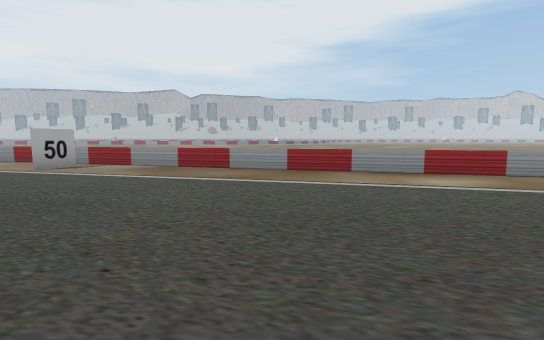
[1] (above)

14 first-person views from a walk through a scene from a Unity 3-D project. The camera is 1.4 m above the floor, tilts 6° down and sees 85° across. The floor is counted in squares, 2 m on a side. Each view is taken from the middle of a square. On the plan, view 1 faces up. The plan holds only what a view shows up to about 10 squares ahead; the rest is blank. The place goes on beyond the plan.

[2]
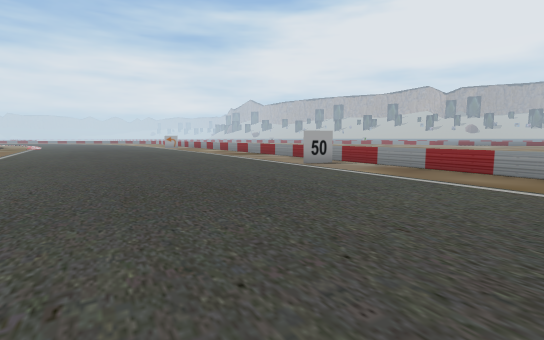

[3]
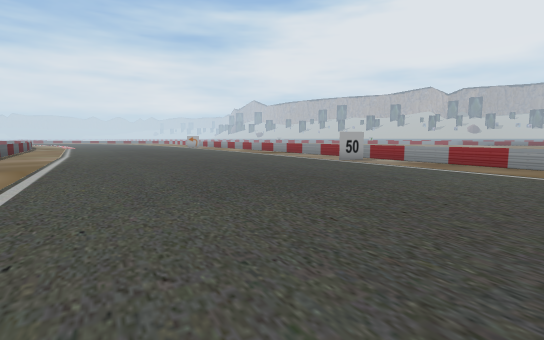

[4]
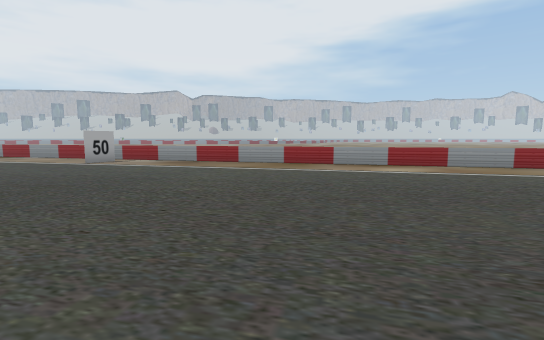

[5]
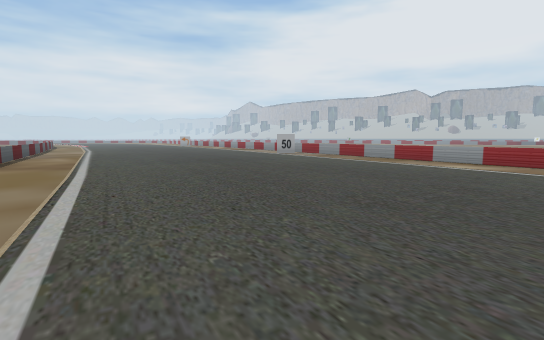

[6]
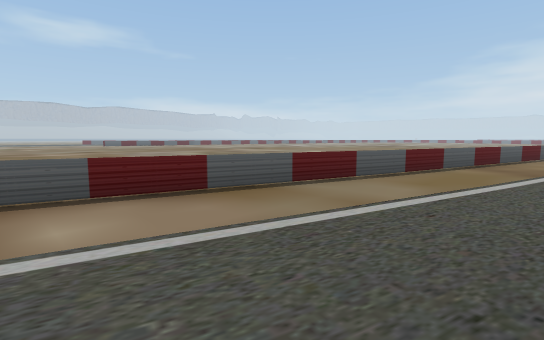

[7]
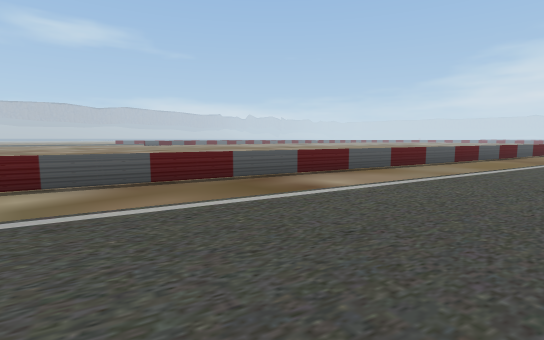

[8]
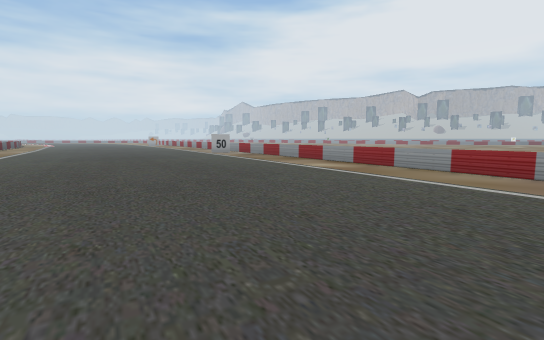

[9]
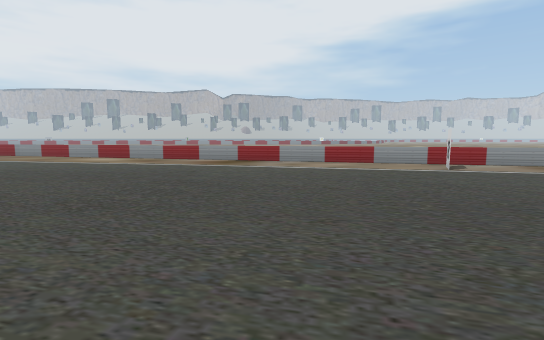

[10]
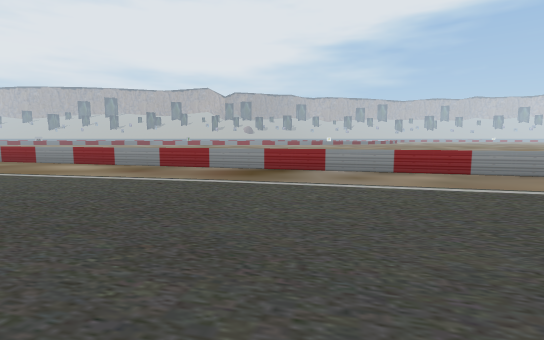

[11]
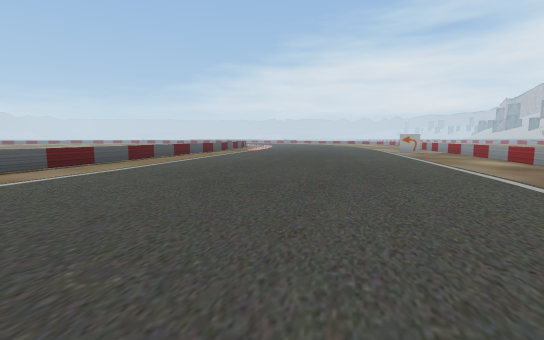

[12]
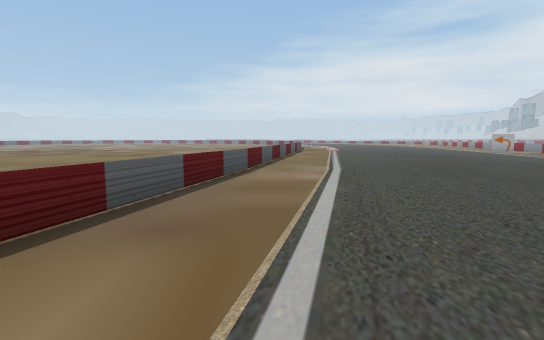

[13]
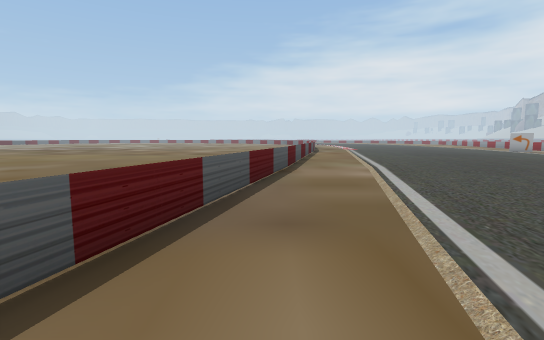

[14]
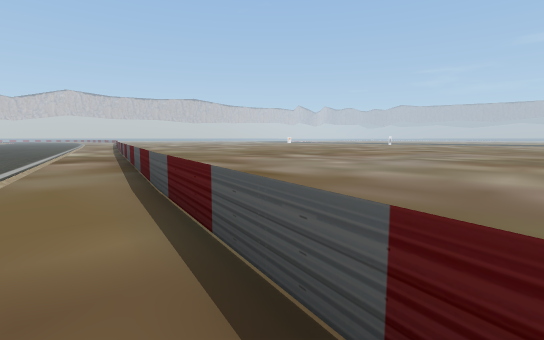

### Floor plan
Points are (right, up) in squares from view 1. A wall is a line through its corners. A room is listed if a view was taken in it or the views show most of it. See-through windows are left out.
Room 1 (views 1, 2, 3, 4, 5, 6, 7, 8, 9, 10, 11, 12, 13, 14)
walls: (-5.8, 7) (-5.3, 8) (-5.8, 7)
low walls: (-17.1, -0.9) (-2.1, -4.7) (7.8, -7.6); (7.7, 5.1) (-17.6, 12.1)

Positions as (right, up) in squares from view 1, and headings:
1: (0, 0), facing up
2: (0, 0), facing up-left
3: (0, -2), facing up-left
4: (0, -2), facing up
5: (5, -4), facing up-left
6: (4, -2), facing down-left
7: (8, -2), facing down-left
8: (8, -2), facing up-left
9: (-10, 0), facing up
10: (-11, 3), facing up
11: (-7, 4), facing left
12: (-7, -1), facing left
13: (-7, -2), facing left
14: (-6, -3), facing down-right
